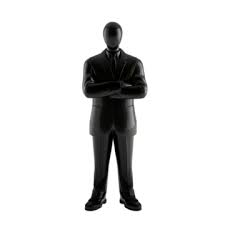
#> input picture CVLab01/assets/image.jpg, 225 x 225 px
$ jupyter execute task10.ipynb
#> lines starting #> are read from the running program, lines starting #| are printed output that depends on the picture; after the words box and inside, x2 and y2 are one past the last pixel; in counts of white or black regions, pixels touching at a corner belong together
# Task 10: Extract & Rectify Table / Region

Four corners of a skewed rectangle -> axis-aligned output (document scan).

## Imports & Document

[cell 1]
import cv2
import numpy as np
import matplotlib.pyplot as plt

doc = cv2.imread('../CVLab01/assets/image.jpg')
#> doc is the input picture: shape (225, 225, 3); mean B, G, R 223.5, 223.6, 223.6
h, w = doc.shape[:2]
#> h = 225; w = 225

plt.imshow(cv2.cvtColor(doc, cv2.COLOR_BGR2RGB)); plt.title('Original'); plt.axis('off'); plt.show()

## Corners on skewed region -> rectangle

[cell 2]
# Quasi-skewed quadrilateral over the content (tune corners for your scan)
margin = 8
skew = 12
pts_src = np.float32([
    [margin + skew, margin],
    [w - margin, margin + skew // 2],
    [w - margin - skew, h - margin],
    [margin, h - margin - skew // 2],
])
OUT_W, OUT_H = 400, 300
pts_dst = np.float32([[0, 0], [OUT_W, 0], [OUT_W, OUT_H], [0, OUT_H]])

H = cv2.getPerspectiveTransform(pts_src, pts_dst)
rectified = cv2.warpPerspective(doc, H, (OUT_W, OUT_H))
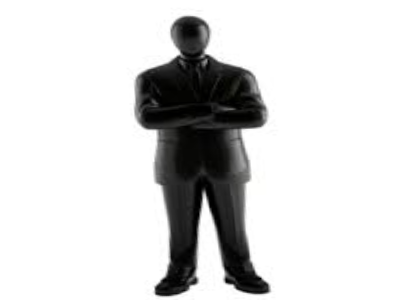
#> rectified: shape (300, 400, 3); mean B, G, R 215.2, 215.3, 215.3

vis = doc.copy()
cv2.polylines(vis, [pts_src.astype(int)], True, (0, 255, 0), 2)
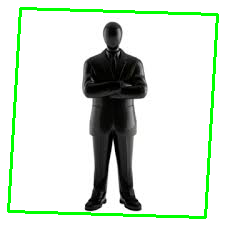
#> vis: shape (225, 225, 3); 4.73% of pixels changed, all inside (x1, y1, x2, y2) = (7, 7, 219, 219)

fig, ax = plt.subplots(1, 2, figsize=(10, 4))
ax[0].imshow(cv2.cvtColor(vis, cv2.COLOR_BGR2RGB));     ax[0].set_title('Marked region'); ax[0].axis('off')
ax[1].imshow(cv2.cvtColor(rectified, cv2.COLOR_BGR2RGB)); ax[1].set_title('Rectified'); ax[1].axis('off')
plt.tight_layout(); plt.show()
#> after `plt.tight_layout()`:
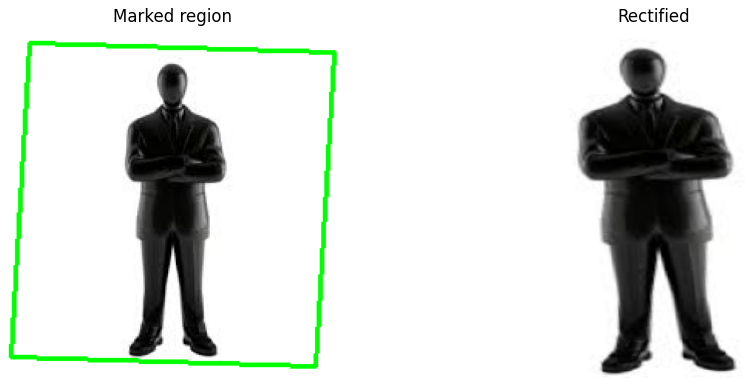
#> figure drawn by matplotlib, 2 panels
